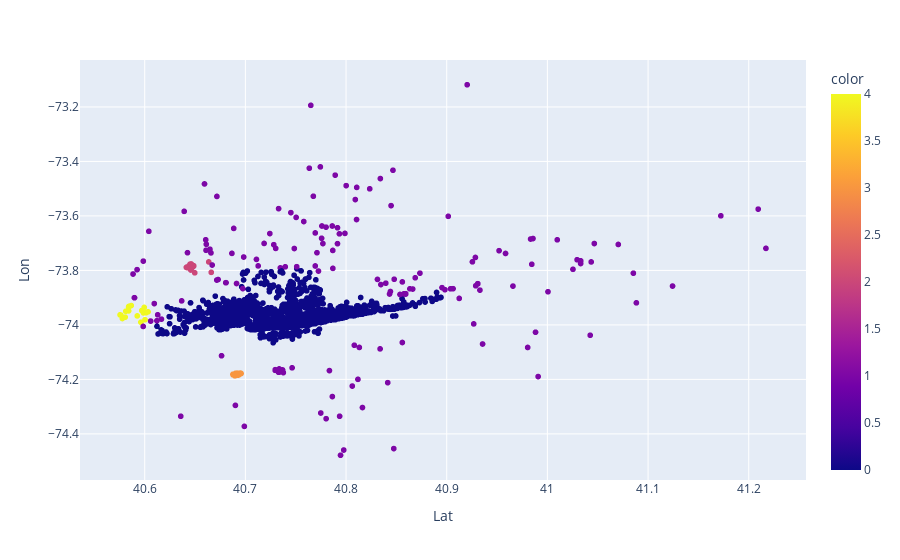

Write notebook code for a chart like this one.
### Code cell
fig = px.scatter(data_Hot_aft, x = "Lat", y = "Lon", color = dbsc_predict)
fig.show()

### Figure 1 — Plotly figure (JSON) as saved in the notebook; plotly's stock layout.template omitted (floating-point values rounded to 4 significant figures; data arrays with more than 128 entries replaced by an {"elided": "..."} marker saying what was removed)
{"data": [{"hovertemplate": "Lat=%{x}<br>Lon=%{y}<br>color=%{marker.color}<extra></extra>", "legendgroup": "", "marker": {"color": {"elided": "8170 int values"}, "coloraxis": "coloraxis", "symbol": "circle"}, "mode": "markers", "name": "", "showlegend": false, "type": "scattergl", "x": {"elided": "8170 float values"}, "xaxis": "x", "y": {"elided": "8170 float values"}, "yaxis": "y"}], "layout": {"coloraxis": {"colorbar": {"title": {"text": "color"}}, "colorscale": [[0, "#0d0887"], [0.1111, "#46039f"], [0.2222, "#7201a8"], [0.3333, "#9c179e"], [0.4444, "#bd3786"], [0.5556, "#d8576b"], [0.6667, "#ed7953"], [0.7778, "#fb9f3a"], [0.8889, "#fdca26"], [1, "#f0f921"]]}, "legend": {"tracegroupgap": 0}, "margin": {"t": 60}, "xaxis": {"anchor": "y", "domain": [0, 1], "title": {"text": "Lat"}}, "yaxis": {"anchor": "x", "domain": [0, 1], "title": {"text": "Lon"}}}}
